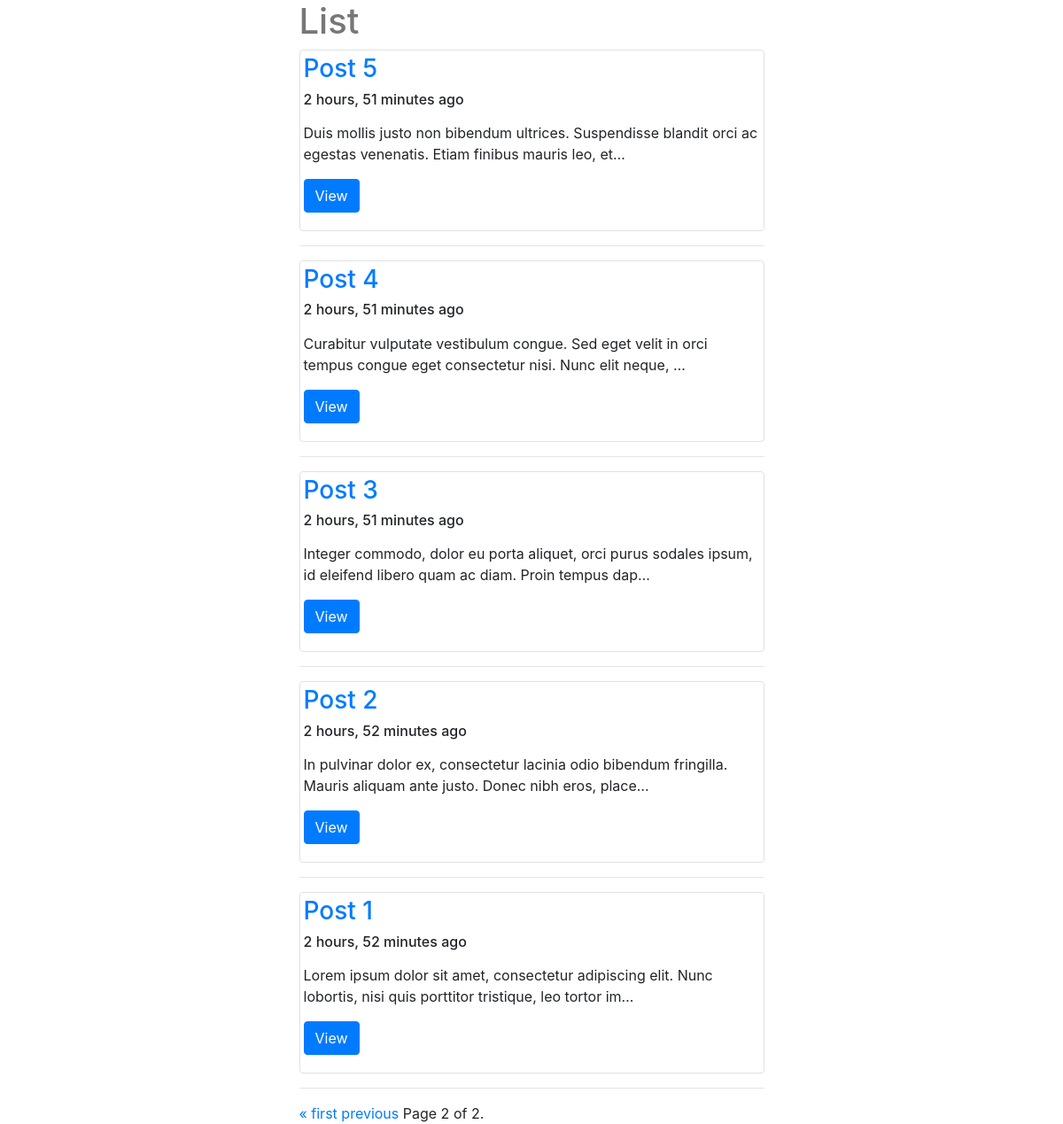
The app's page /posts/?page=2 with its own data.
### posts/models.py (models this page shows, shortened)
class Post(models.Model):
    title = models.CharField(max_length = 120)
    image = models.FileField(null = True, blank = True)
    content = models.TextField()    # TextField() IS USUALLY LONGER THAN CharField()
    updated = models.DateTimeField(auto_now = True, auto_now_add = False)        # auto_now EVERYTIME IT'S SAVED INTO THE DATABASE -> updated will be set
    timestamp = models.DateTimeField(auto_now = False, auto_now_add = True)      # auto_now_add IS WHEN IT'S ADDED INTO DATABASE INITIALLY, ONLY SET 1 TIME (SAVE AND SET)
    def get_absolute_url(self):
        return reverse("posts:detail", kwargs={"id": self.id})    # "details" IS "name" PARAMETER in URL
    class Meta:
        ordering = ["-timestamp", "-updated"]

### posts/views.py (the view)
def post_list(request):
    queryset_list = Post.objects.all() #.order_by("-timestamp")
    paginator = Paginator(queryset_list, 5)  # Show 5 contacts per page
    page_req_var = "page"
    page = request.GET.get(page_req_var)
    try:
        queryset = paginator.page(page)
    except PageNotAnInteger:
        queryset = paginator.page(1)
    except EmptyPage:
        queryset = paginator.page(paginator.num_pages)
    context = {
        "object_list" : queryset,
        "title" : "List",
        "page_req_var" : page_req_var,
    }
    return render(request, 'post_list.html', context)

### templates/post_list.html (shortened to what this page needs)
{% extends "base.html" %}
{% block content %}
<div class="col-sm-6 offset-sm-3">
    <h1> {{ title }}</h1>
    {% for obj in object_list %}
        <div class="row">
            <div class="col-sm-12">
                <div class="img-thumbnail">
                  <div class="caption">
                    <h3><a href = '{{ obj.get_absolute_url }}'>{{ obj.title }}</a> <h6>{{ obj.timestamp|timesince }} ago</h6></h3>
                    <p>{{ obj.content|linebreaks|truncatechars:120 }}</p>
                    <p><a href="{{ obj.get_absolute_url }}" class="btn btn-primary" role="button">View</a></p>
                  </div>
                </div>
            </div>
        </div>
        <hr>
    {% endfor %}
    <div class="pagination">
        <span class="step-links">
            {% if object_list.has_previous %}
                <a href="?{{ page_req_var }}">&laquo; first</a>
                <a href="?{{ page_req_var }}={{ object_list.previous_page_number }}">previous</a>
            {% endif %}
            <span class="current">
                Page {{ object_list.number }} of {{ object_list.paginator.num_pages }}.
            </span>
        </span>
    </div>
</div>
{% endblock content %}

### static/css/base.css (style rules this page uses)
h1 { color: #777777; }

### records on screen
Post: title "Post 5", timestamp "2 hours, 51 minutes", content "Duis mollis justo non bibendum ultrices. Suspendisse blandit orci ac egestas venenatis. Etiam finibus mauris leo, et…"
Post: title "Post 4", timestamp "2 hours, 51 minutes", content "Curabitur vulputate vestibulum congue. Sed eget velit in orci tempus congue eget consectetur nisi. Nunc elit neque, …"
Post: title "Post 3", timestamp "2 hours, 51 minutes", content "Integer commodo, dolor eu porta aliquet, orci purus sodales ipsum, id eleifend libero quam ac diam. Proin tempus dap…"
Post: title "Post 2", timestamp "2 hours, 52 minutes", content "In pulvinar dolor ex, consectetur lacinia odio bibendum fringilla. Mauris aliquam ante justo. Donec nibh eros, place…"
Post: title "Post 1", timestamp "2 hours, 52 minutes", content "Lorem ipsum dolor sit amet, consectetur adipiscing elit. Nunc lobortis, nisi quis porttitor tristique, leo tortor im…"

### other values on screen
{{ title }} "List"
{{ object_list.number }} "2"
{{ object_list.paginator.num_pages }} "2"
